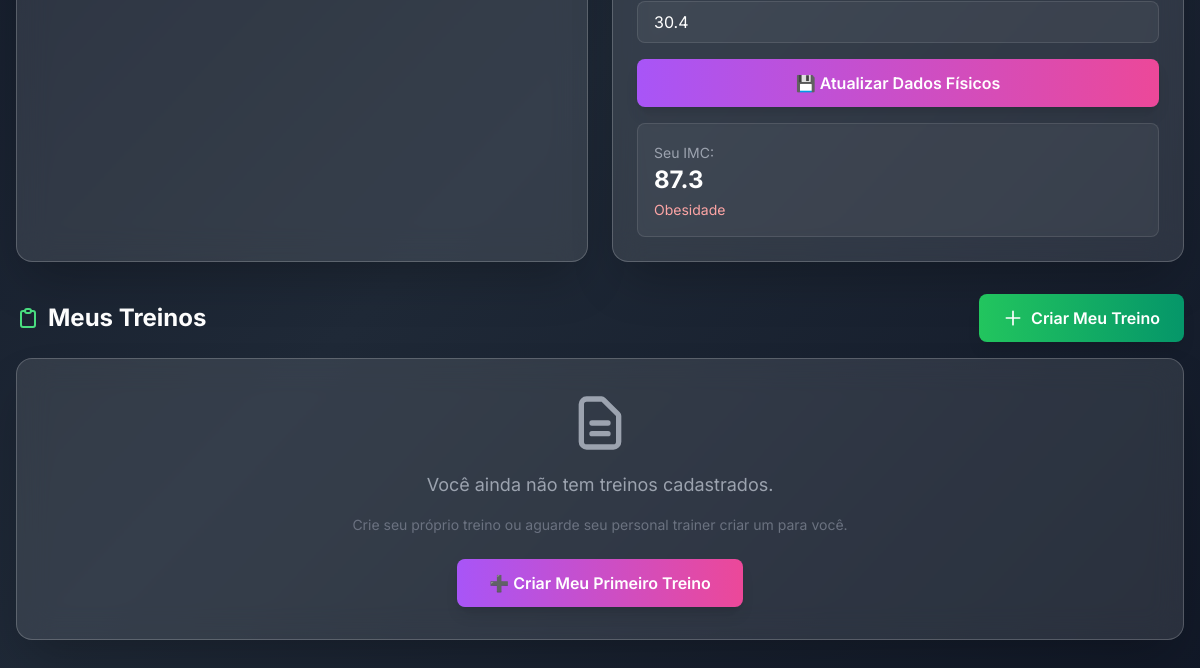
The app's page /app/area-cliente.php (signed in, lower part), older data.
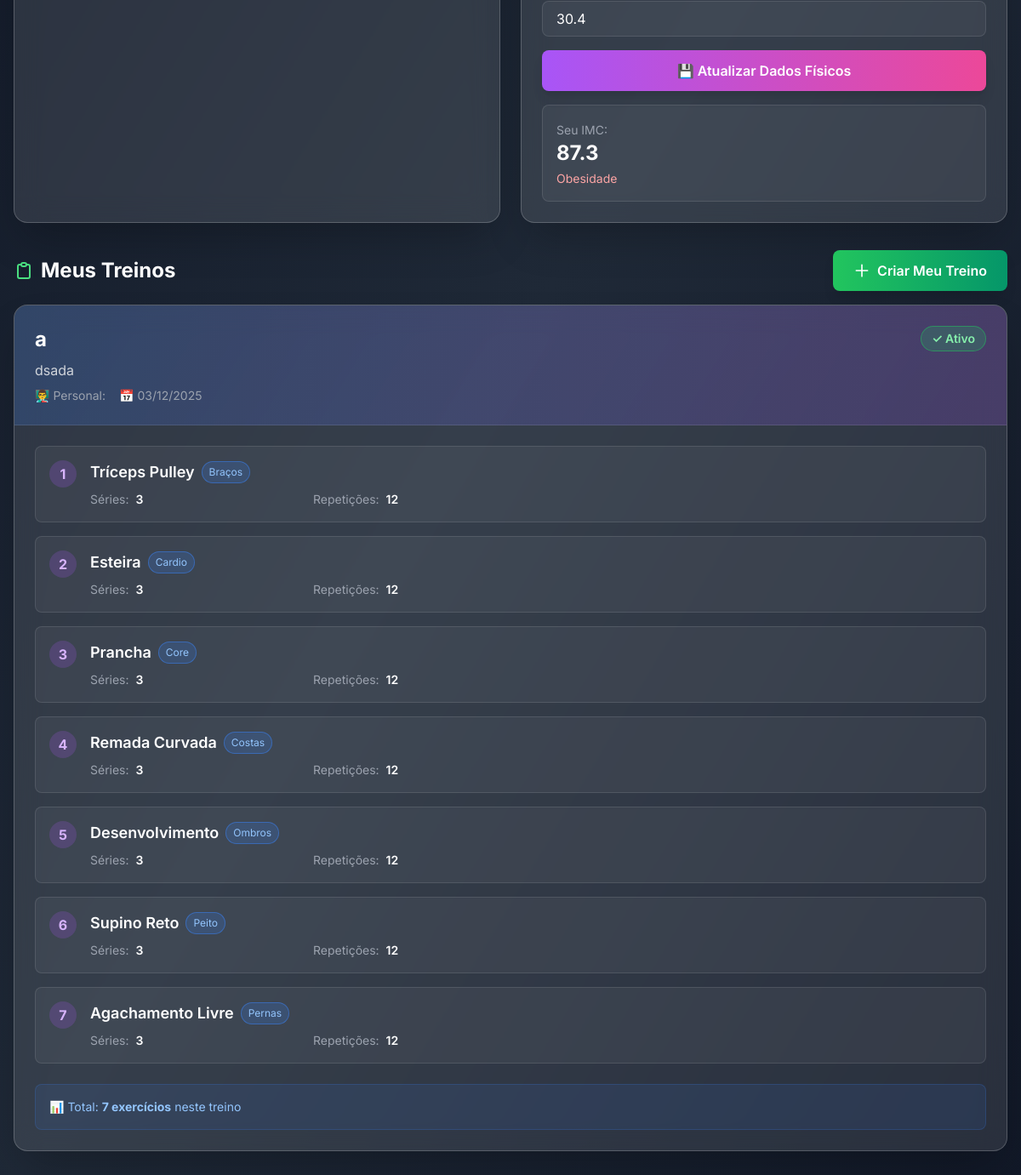
The same page, newer data.
### tables this page shows
CREATE TABLE alunos (
    id INTEGER PRIMARY KEY AUTOINCREMENT,
    nome TEXT NOT NULL,
    email TEXT NOT NULL UNIQUE,
    senha TEXT NOT NULL,
    altura REAL,
    peso REAL,
    plano_id INTEGER DEFAULT 1,
    personal_id INTEGER,
    created_at TEXT DEFAULT CURRENT_TIMESTAMP,
    FOREIGN KEY (plano_id) REFERENCES planos(id),
    FOREIGN KEY (personal_id) REFERENCES personais(id) ON DELETE SET NULL
);

CREATE TABLE treinos (
    id INTEGER PRIMARY KEY AUTOINCREMENT,
    aluno_id INTEGER NOT NULL,
    personal_id INTEGER NOT NULL,
    nome TEXT NOT NULL,
    descricao TEXT,
    ativo INTEGER DEFAULT 1,
    created_at TEXT DEFAULT CURRENT_TIMESTAMP,
    FOREIGN KEY (aluno_id) REFERENCES alunos(id) ON DELETE CASCADE,
    FOREIGN KEY (personal_id) REFERENCES personais(id) ON DELETE CASCADE
);

CREATE TABLE treino_exercicios (
    id INTEGER PRIMARY KEY AUTOINCREMENT,
    treino_id INTEGER NOT NULL,
    exercicio_id INTEGER NOT NULL,
    ordem INTEGER NOT NULL DEFAULT 0,
    series INTEGER DEFAULT 3,
    repeticoes INTEGER DEFAULT 12,
    carga TEXT,
    descanso TEXT,
    observacoes TEXT,
    FOREIGN KEY (treino_id) REFERENCES treinos(id) ON DELETE CASCADE,
    FOREIGN KEY (exercicio_id) REFERENCES exercicios(id) ON DELETE RESTRICT
);

CREATE TABLE exercicios (
    id INTEGER PRIMARY KEY AUTOINCREMENT,
    nome TEXT NOT NULL UNIQUE,
    categoria TEXT CHECK(categoria IN ('Peito','Pernas','Cardio','Costas','Braços','Ombros','Core')),
    descricao TEXT,
    created_at TEXT DEFAULT CURRENT_TIMESTAMP
);

### app/db.php (called while the page is built, shortened)
<?php
class BancoDeDados {
    private $pdo;
    public function __construct() {
        $dbPath = __DIR__ . '/../data/fitzone.db';
        $dbDir = dirname($dbPath);
        $dbExists = file_exists($dbPath);
        $dsn = "sqlite:{$dbPath}";
        $this->pdo = new \PDO($dsn, null, null, [
            \PDO::ATTR_ERRMODE => \PDO::ERRMODE_EXCEPTION,
            \PDO::ATTR_DEFAULT_FETCH_MODE => \PDO::FETCH_ASSOC,
        ]);
    }
    public function buscarPorId($tabela, $id) {
        $stmt = $this->pdo->prepare("SELECT * FROM `{$tabela}` WHERE `id` = :id");
        $stmt->bindValue(':id', $id, \PDO::PARAM_INT);
        $stmt->execute();
        $res = $stmt->fetch();
        return $res ?: null;
    }
    public function consultar($sql, $params = []) {
        $stmt = $this->pdo->prepare($sql);
        foreach ($params as $k => $v) {
            $tipo = is_int($v) ? \PDO::PARAM_INT : \PDO::PARAM_STR;
            $stmt->bindValue(is_string($k) ? $k : ($k + 1), $v, $tipo);
        }
        $stmt->execute();
        return $stmt->fetchAll();
    }
}

### app/area-cliente.php (the view, shortened to what this page needs)
<?php
require_once __DIR__ . '/db.php';
$db = new BancoDeDados();
$usuario_id = $_SESSION['usuario_id'];
$usuario_tipo = $_SESSION['usuario_tipo'];
$tabela = '';
switch ($usuario_tipo) {
    case 'aluno':
        $tabela = 'alunos';
        break;
}
if (!isset($usuarioAtual)) {
    $usuarioAtual = $db->buscarPorId($tabela, $usuario_id);
}
?>
<!DOCTYPE html>
<html lang="pt-br">
<head>
    <script src="https://cdn.tailwindcss.com"></script>
</head>
<body class="bg-gradient-to-br from-gray-900 via-gray-800 to-gray-900 min-h-screen">
    <div class="container mx-auto px-4 py-8 max-w-7xl">
        <div class="grid md:grid-cols-2 gap-6 mb-8">
            <div class="bg-white/10 backdrop-blur-lg rounded-2xl shadow-2xl p-6 border border-white/20">
            </div>
            <?php if ($usuario_tipo === 'aluno'): ?>
            <div class="bg-white/10 backdrop-blur-lg rounded-2xl shadow-2xl p-6 border border-white/20">
                <div class="space-y-4">
                    <form method="POST" class="space-y-4">
                        <div>
                            <input type="number"
                                   name="peso"
                                   step="0.1"
                                   min="30"
                                   max="300"
                                   value="<?= isset($usuarioAtual['peso']) ? htmlspecialchars($usuarioAtual['peso']) : '' ?>"
                                   class="w-full bg-white/5 border border-white/10 rounded-lg px-4 py-2 text-white focus:outline-none focus:border-purple-500"
                                   placeholder="Ex: 70.5"
                                   required>
                        </div>
                        <button type="submit"
                                name="atualizar_dados"
                                class="w-full bg-gradient-to-r from-purple-500 to-pink-500 hover:from-purple-600 hover:to-pink-600 text-white font-semibold px-6 py-3 rounded-lg transition-all duration-200 transform hover:scale-105 shadow-lg">
                            💾 Atualizar Dados Físicos
                        </button>
                    </form>
                    <?php if (isset($usuarioAtual['altura']) && isset($usuarioAtual['peso']) && $usuarioAtual['altura'] && $usuarioAtual['peso']): ?>
                    <?php
                    $imc = $usuarioAtual['peso'] / ($usuarioAtual['altura'] * $usuarioAtual['altura']);
                    $classificacao = '';
                    $cor = '';
                    if ($imc < 18.5) {
                        $classificacao = 'Abaixo do peso';
                        $cor = 'text-yellow-300';
                    } elseif ($imc < 25) {
                        $classificacao = 'Peso normal';
                        $cor = 'text-green-300';
                    } elseif ($imc < 30) {
                        $classificacao = 'Sobrepeso';
                        $cor = 'text-orange-300';
                    } else {
                        $classificacao = 'Obesidade';
                        $cor = 'text-red-300';
                    }
                    ?>
                    <div class="mt-4 p-4 bg-white/5 rounded-lg border border-white/10">
                        <span class="text-gray-400 text-sm">Seu IMC:</span>
                        <p class="text-white font-bold text-2xl"><?= number_format($imc, 1) ?></p>
                        <p class="<?= $cor ?> text-sm mt-1"><?= $classificacao ?></p>
                    </div>
                    <?php endif; ?>
                </div>
            </div>
            <?php endif; ?>
        </div>
        <?php if ($usuario_tipo === 'aluno'): ?>
        <?php
        $treinos = $db->consultar('
            SELECT t.*, p.nome as personal_nome
            FROM treinos t
            LEFT JOIN personais p ON t.personal_id = p.id
            WHERE t.aluno_id = :aluno_id
            ORDER BY t.created_at DESC
        ', [':aluno_id' => $usuario_id]);
        ?>
        <div class="mb-8">
            <div class="flex items-center justify-between mb-4">
                <h2 class="text-2xl font-bold text-white flex items-center gap-2">
                    <svg class="w-6 h-6 text-green-400" fill="none" stroke="currentColor" viewBox="0 0 24 24">
                        <path stroke-linecap="round" stroke-linejoin="round" stroke-width="2" d="M9 5H7a2 2 0 00-2 2v12a2 2 0 002 2h10a2 2 0 002-2V7a2 2 0 00-2-2h-2M9 5a2 2 0 002 2h2a2 2 0 002-2M9 5a2 2 0 012-2h2a2 2 0 012 2"></path>
                    </svg>
                    Meus Treinos
                </h2>
                <a href="criar-treino.php"
                   class="bg-gradient-to-r from-green-500 to-emerald-600 hover:from-green-600 hover:to-emerald-700 text-white font-semibold px-6 py-3 rounded-lg transition-all duration-200 transform hover:scale-105 shadow-lg flex items-center gap-2">
                    <svg class="w-5 h-5" fill="none" stroke="currentColor" viewBox="0 0 24 24">
                        <path stroke-linecap="round" stroke-linejoin="round" stroke-width="2" d="M12 4v16m8-8H4"></path>
                    </svg>
                    Criar Meu Treino
                </a>
            </div>
            <?php if (empty($treinos)): ?>
            <div class="bg-white/10 backdrop-blur-lg rounded-2xl shadow-2xl p-8 border border-white/20 text-center">
                <svg class="w-16 h-16 text-gray-400 mx-auto mb-4" fill="none" stroke="currentColor" viewBox="0 0 24 24">
                    <path stroke-linecap="round" stroke-linejoin="round" stroke-width="2" d="M9 12h6m-6 4h6m2 5H7a2 2 0 01-2-2V5a2 2 0 012-2h5.586a1 1 0 01.707.293l5.414 5.414a1 1 0 01.293.707V19a2 2 0 01-2 2z"></path>
                </svg>
                <p class="text-gray-400 text-lg mb-4">Você ainda não tem treinos cadastrados.</p>
                <p class="text-gray-500 text-sm mb-6">Crie seu próprio treino ou aguarde seu personal trainer criar um para você.</p>
                <a href="criar-treino.php"
                   class="inline-block bg-gradient-to-r from-purple-500 to-pink-500 hover:from-purple-600 hover:to-pink-600 text-white font-semibold px-8 py-3 rounded-lg transition-all duration-200 transform hover:scale-105 shadow-lg">
                    ➕ Criar Meu Primeiro Treino
                </a>
            </div>
            <?php else: ?>
            <div class="grid gap-6">
                <?php foreach ($treinos as $treino): ?>
                <?php
                $exercicios = $db->consultar('
                    SELECT te.*, e.nome as exercicio_nome, e.categoria
                    FROM treino_exercicios te
                    JOIN exercicios e ON te.exercicio_id = e.id
                    WHERE te.treino_id = :treino_id
                    ORDER BY te.ordem ASC
                ', [':treino_id' => $treino['id']]);
                ?>
                <div class="bg-white/10 backdrop-blur-lg rounded-2xl shadow-2xl border border-white/20 overflow-hidden">
                    <div class="p-6 bg-gradient-to-r from-blue-500/20 to-purple-500/20 border-b border-white/10">
                        <div class="flex items-start justify-between">
                            <div>
                                <h3 class="text-2xl font-bold text-white mb-2"><?= htmlspecialchars($treino['nome']) ?></h3>
                                <p class="text-gray-300 mb-2"><?= htmlspecialchars($treino['descricao'] ?? 'Sem descrição') ?></p>
                                <div class="flex items-center gap-4 text-sm">
                                    <span class="text-gray-400">
                                        👨‍🏫 Personal: <span class="text-purple-300"><?= htmlspecialchars($treino['personal_nome']) ?></span>
                                    </span>
                                    <span class="text-gray-400">
                                        📅 <?= date('d/m/Y', strtotime($treino['created_at'])) ?>
                                    </span>
                                </div>
                            </div>
                            <span class="px-3 py-1 rounded-full text-sm font-semibold <?= $treino['ativo'] ? 'bg-green-500/20 text-green-300 border border-green-500/50' : 'bg-gray-500/20 text-gray-300 border border-gray-500/50' ?>">
                                <?= $treino['ativo'] ? '✓ Ativo' : '○ Inativo' ?>
                            </span>
                        </div>
                    </div>
                    <div class="p-6">
                        <?php if (empty($exercicios)): ?>
                        <p class="text-gray-400 text-center py-4">Nenhum exercício adicionado ainda.</p>
                        <?php else: ?>
                        <div class="space-y-4">
                            <?php foreach ($exercicios as $idx => $ex): ?>
                            <div class="bg-white/5 rounded-lg p-4 border border-white/10 hover:bg-white/10 transition-all">
                                <div class="flex items-start gap-4">
                                    <div class="flex-shrink-0 w-8 h-8 bg-purple-500/20 rounded-full flex items-center justify-center text-purple-300 font-bold">
                                        <?= $idx + 1 ?>
                                    </div>
                                    <div class="flex-grow">
                                        <div class="flex items-center gap-2 mb-2">
                                            <h4 class="text-lg font-semibold text-white"><?= htmlspecialchars($ex['exercicio_nome']) ?></h4>
                                            <span class="px-2 py-1 bg-blue-500/20 text-blue-300 text-xs rounded-full border border-blue-500/50">
                                                <?= htmlspecialchars($ex['categoria']) ?>
                                            </span>
                                        </div>
                                        <div class="grid grid-cols-2 md:grid-cols-4 gap-3 text-sm">
                                            <div>
                                                <span class="text-gray-400">Séries:</span>
                                                <span class="text-white font-semibold ml-1"><?= htmlspecialchars($ex['series'] ?? 3) ?></span>
                                            </div>
                                            <div>
                                                <span class="text-gray-400">Repetições:</span>
                                                <span class="text-white font-semibold ml-1"><?= htmlspecialchars($ex['repeticoes'] ?? 12) ?></span>
                                            </div>
                                        </div>
                                    </div>
                                </div>
                            </div>
                            <?php endforeach; ?>
                        </div>
                        <div class="mt-6 p-4 bg-blue-500/10 rounded-lg border border-blue-500/20">
                            <p class="text-blue-300 text-sm">
                                📊 Total: <strong><?= count($exercicios) ?> exercícios</strong> neste treino
                            </p>
                        </div>
                        <?php endif; ?>
                    </div>
                </div>
                <?php endforeach; ?>
            </div>
            <?php endif; ?>
        </div>
        <?php endif; ?>
    </div>
</body>
</html>

### app/area-cliente.php (style rules this page uses)
body { font-family: 'Inter', sans-serif; }

Row changes from the older to the newer data that the page shows:
added treinos: nome "a", descricao "dsada", created_at "03/12/2025", ativo "✓ Ativo", count($exercicios) "7"
added treino_exercicios: exercicio.nome "Tríceps Pulley", exercicio.categoria "Braços", series "3", repeticoes "12"
added treino_exercicios: exercicio.nome "Esteira", exercicio.categoria "Cardio", series "3", repeticoes "12"
added treino_exercicios: exercicio.nome "Prancha", exercicio.categoria "Core", series "3", repeticoes "12"
added treino_exercicios: exercicio.nome "Remada Curvada", exercicio.categoria "Costas", series "3", repeticoes "12"
added treino_exercicios: exercicio.nome "Desenvolvimento", exercicio.categoria "Ombros", series "3", repeticoes "12"
added treino_exercicios: exercicio.nome "Supino Reto", exercicio.categoria "Peito", series "3", repeticoes "12"
added treino_exercicios: exercicio.nome "Agachamento Livre", exercicio.categoria "Pernas", series "3", repeticoes "12"
Text that changed along with them:
text no longer shown: "Você ainda não tem treinos cadastrados. Crie seu próprio treino ou aguarde seu personal trainer criar um para você. ➕ Criar Meu Primeiro Treino"
